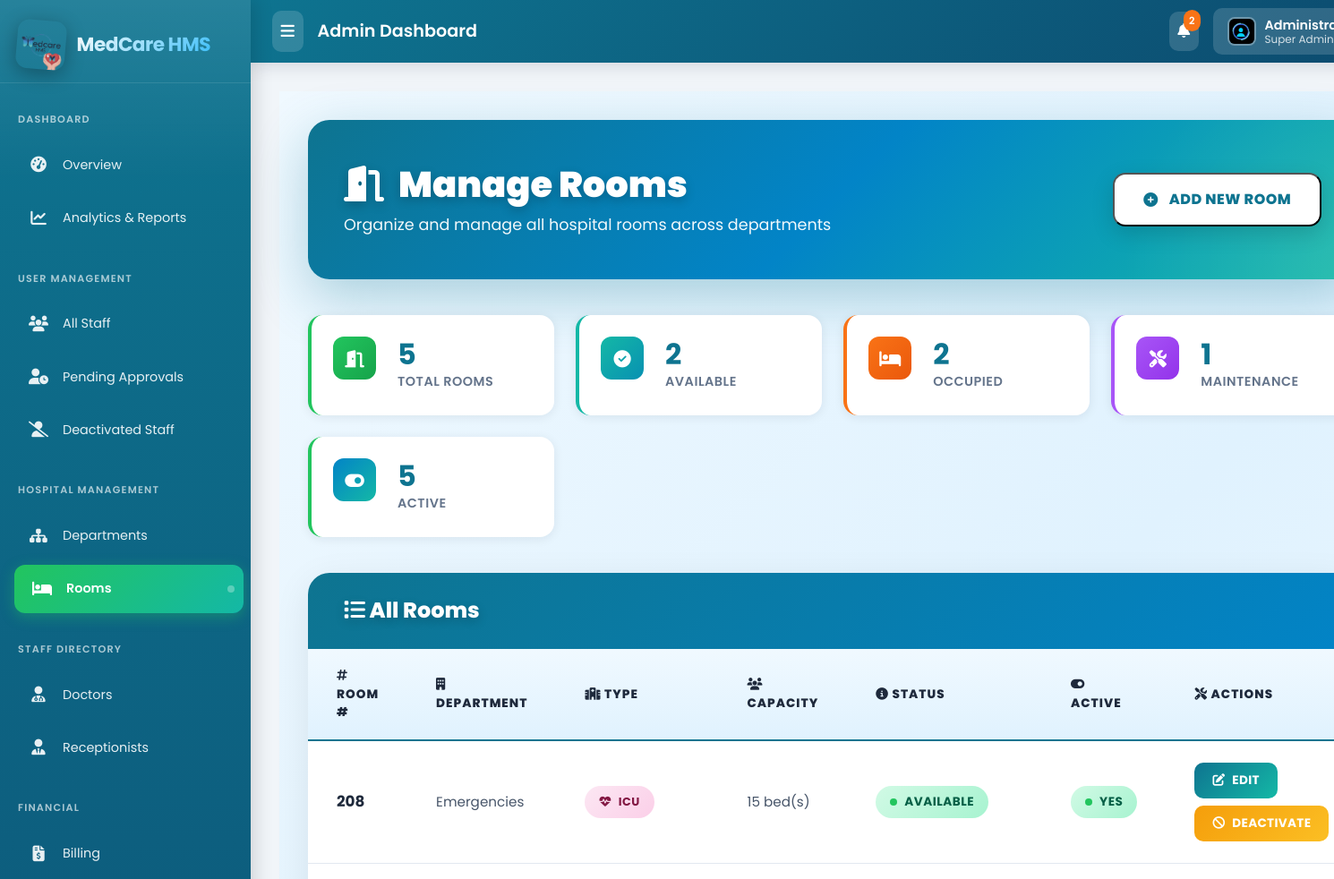
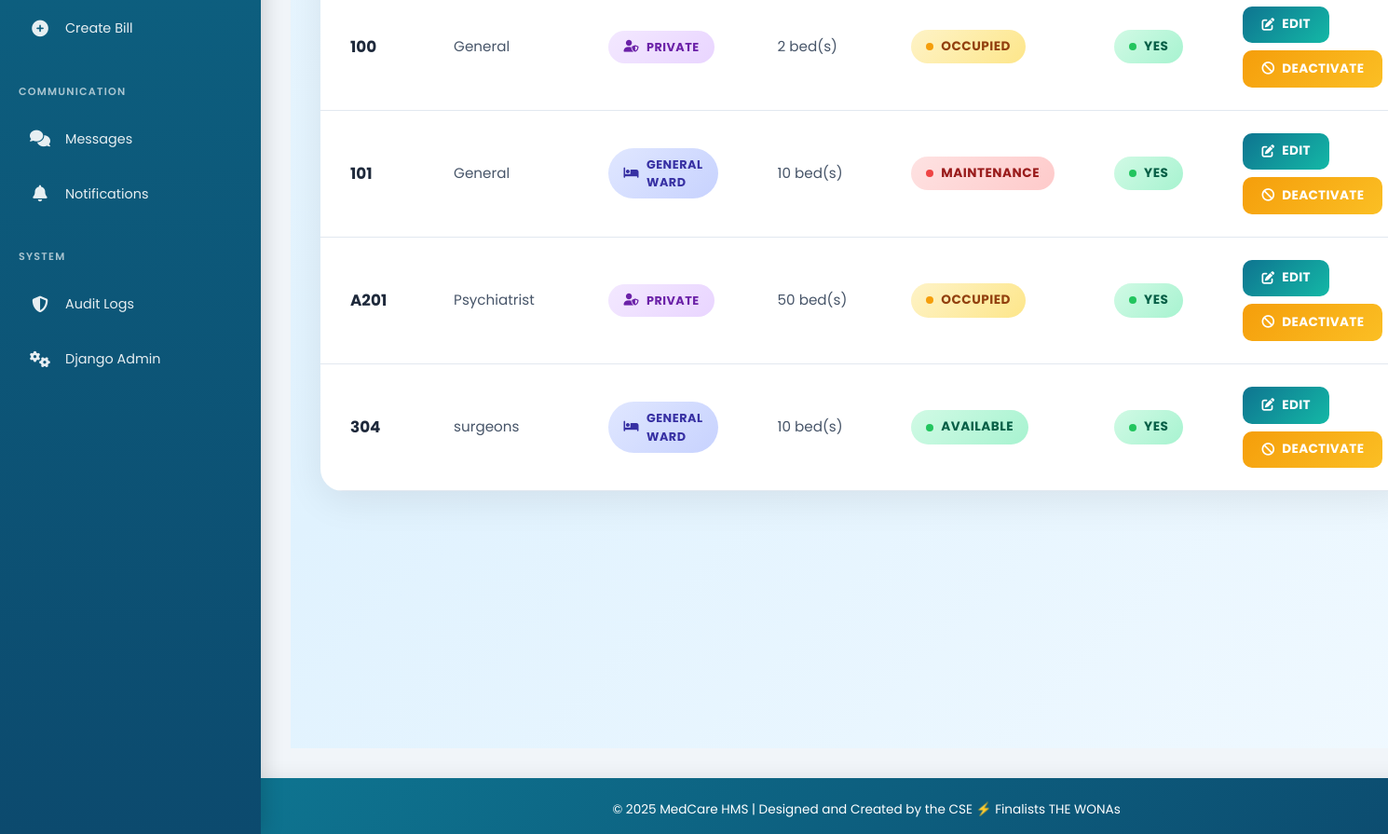
The page /management/rooms/ (signed in) on the database its author committed (2 pictures, top to bottom).
### management/models.py (models this page shows, shortened)
class Room(models.Model):
    STATUS_CHOICES = (
        ('AVAILABLE', 'Available'),
        ('OCCUPIED', 'Occupied'),
        ('MAINTENANCE', 'Under Maintenance'),
    )
    room_number = models.CharField(max_length=20)
    room_type = models.CharField(max_length=20, choices=(('GENERAL', 'General Ward'), ('ICU', 'ICU'), ('PRIVATE', 'Private Room')))
    department = models.ForeignKey(Department, on_delete=models.PROTECT)
    capacity = models.PositiveIntegerField(default=1)
    status = models.CharField(max_length=20, choices=STATUS_CHOICES, default='AVAILABLE')
    is_active = models.BooleanField(default=True) # For soft delete
    class Meta:
        unique_together = ('room_number', 'department')

class Department(models.Model):
    name = models.CharField(max_length=100, unique=True, help_text="e.g., Cardiology, Orthopedics")
    description = models.TextField(blank=True, null=True)
    is_active = models.BooleanField(default=True)

### management/views.py (the view)
# urls.py: path('rooms/', views.RoomListView.as_view(), name='room_list'),
@method_decorator(admin_required, name='dispatch')
class RoomListView(ListView):
    model = Room
    template_name = 'management/room_list.html'
    context_object_name = 'rooms'
    queryset = Room.objects.select_related('department').order_by('department__name', 'room_number')
    def get_context_data(self, **kwargs):
        context = super().get_context_data(**kwargs)
        rooms = context['rooms']
        context['total_count'] = rooms.count()
        context['available_count'] = rooms.filter(status='AVAILABLE').count()
        context['occupied_count'] = rooms.filter(status='OCCUPIED').count()
        context['maintenance_count'] = rooms.filter(status='MAINTENANCE').count()
        context['active_count'] = rooms.filter(is_active=True).count()
        context['active_departments'] = Department.objects.filter(is_active=True).order_by('name')
        return context

### templates/management/room_list.html (shortened to what this page needs)
{% extends 'base_admin.html' %}
{% load static %}
{% block content %}
<div class="room-wrapper">
    <div class="page-header">
        <div class="header-content">
            <h1>
                <span class="header-icon">
                    <i class="fas fa-door-open"></i>
                </span>
                Manage Rooms
            </h1>
            <p>Organize and manage all hospital rooms across departments</p>
        </div>
        <button type="button" class="btn-add" onclick="openRoomFormModal('create');">
            <i class="fas fa-plus-circle"></i>
            Add New Room
        </button>
    </div>
    <div class="stats-container">
        <div class="stat-card teal">
            <div class="stat-icon">
                <i class="fas fa-door-open"></i>
            </div>
            <div class="stat-details">
                <div class="stat-value">{{ total_count }}</div>
                <div class="stat-label">Total Rooms</div>
            </div>
        </div>
        <div class="stat-card green">
            <div class="stat-icon">
                <i class="fas fa-check-circle"></i>
            </div>
            <div class="stat-details">
                <div class="stat-value">{{ available_count }}</div>
                <div class="stat-label">Available</div>
            </div>
        </div>
        <div class="stat-card orange">
            <div class="stat-icon">
                <i class="fas fa-bed"></i>
            </div>
            <div class="stat-details">
                <div class="stat-value">{{ occupied_count }}</div>
                <div class="stat-label">Occupied</div>
            </div>
        </div>
        <div class="stat-card red">
            <div class="stat-icon">
                <i class="fas fa-tools"></i>
            </div>
            <div class="stat-details">
                <div class="stat-value">{{ maintenance_count }}</div>
                <div class="stat-label">Maintenance</div>
            </div>
        </div>
        <div class="stat-card purple">
            <div class="stat-icon">
                <i class="fas fa-toggle-on"></i>
            </div>
            <div class="stat-details">
                <div class="stat-value">{{ active_count }}</div>
                <div class="stat-label">Active</div>
            </div>
        </div>
    </div>
    <div class="table-container">
        <div class="table-header">
            <h4><i class="fas fa-list"></i> All Rooms</h4>
        </div>
        {% if rooms %}
            <table class="room-table">
                <thead>
                    <tr>
                        <th><i class="fas fa-hashtag"></i> Room #</th>
                        <th><i class="fas fa-building"></i> Department</th>
                        <th><i class="fas fa-hospital"></i> Type</th>
                        <th><i class="fas fa-users"></i> Capacity</th>
                        <th><i class="fas fa-info-circle"></i> Status</th>
                        <th><i class="fas fa-toggle-on"></i> Active</th>
                        <th><i class="fas fa-tools"></i> Actions</th>
                    </tr>
                </thead>
                <tbody>
                    {% for room in rooms %}
                    <tr class="{% if not room.is_active %}inactive{% endif %}">
                        <td><strong>{{ room.room_number }}</strong></td>
                        <td>{{ room.department.name }}</td>
                        <td>
                            {% if room.room_type == 'GENERAL' %}
                                <span class="room-type-badge general">
                                    <i class="fas fa-bed"></i> General Ward
                                </span>
                            {% elif room.room_type == 'ICU' %}
                                <span class="room-type-badge icu">
                                    <i class="fas fa-heartbeat"></i> ICU
                                </span>
                            {% elif room.room_type == 'PRIVATE' %}
                                <span class="room-type-badge private">
                                    <i class="fas fa-user-shield"></i> Private
                                </span>
                            {% endif %}
                        </td>
                        <td>{{ room.capacity }} bed(s)</td>
                        <td>
                            {% if room.status == 'AVAILABLE' %}
                                <span class="status-badge available">
                                    <span class="status-dot"></span>
                                    Available
                                </span>
                            {% elif room.status == 'OCCUPIED' %}
                                <span class="status-badge occupied">
                                    <span class="status-dot"></span>
                                    Occupied
                                </span>
                            {% elif room.status == 'MAINTENANCE' %}
                                <span class="status-badge maintenance">
                                    <span class="status-dot"></span>
                                    Maintenance
                                </span>
                            {% endif %}
                        </td>
                        <td>
                            {% if room.is_active %}
                                <span class="status-badge active">
                                    <span class="status-dot"></span>
                                    Yes
                                </span>
                            {% else %}
                                <span class="status-badge inactive">
                                    <span class="status-dot"></span>
                                    No
                                </span>
                            {% endif %}
                        </td>
                        <td>
                            <div class="action-buttons">
                                <button type="button"
                                        class="action-btn btn-edit"
                                        onclick="openRoomFormModal('edit', {{ room.pk }}, '{{ room.room_number|escapejs }}', '{{ room.room_type }}', {{ room.department.pk }}, {{ room.capacity }}, '{{ room.status }}')">
                                    <i class="fas fa-edit"></i>
                                    Edit
                                </button>
                                {% if room.is_active %}
                                    <button type="button"
                                            class="action-btn btn-deactivate"
                                            onclick="openToggleModal('{% url 'management:room_toggle_active' room.pk %}', '{{ room.room_number|escapejs }}', '{{ room.department.name|escapejs }}', true)">
                                        <i class="fas fa-ban"></i>
                                        Deactivate
                                    </button>
                                {% endif %}
                            </div>
                        </td>
                    </tr>
                    {% endfor %}
                </tbody>
            </table>
        {% endif %}
    </div>
</div>
{% endblock %}

### templates/base_admin.html (shortened to what this page needs)
{% load static %}
<!DOCTYPE html>
<html lang="en">
<head>
    <link href="https://cdn.jsdelivr.net/npm/bootstrap@5.3.0/dist/css/bootstrap.min.css" rel="stylesheet">
    <link rel="stylesheet" href="https://cdnjs.cloudflare.com/ajax/libs/font-awesome/6.4.0/css/all.min.css">
</head>
<body>
    <nav class="sidebar" id="adminSidebar">
        <div class="sidebar-brand">
            <img src="{% static 'images/logo.png' %}" alt="MedCare Logo">
            <span class="brand-text">MedCare HMS</span>
        </div>
        <div class="nav-section">
            <div class="nav-section-title">Dashboard</div>
            <a href="{% url 'accounts:admin_dashboard' %}" class="menu-link {% if request.resolver_match.url_name == 'admin_dashboard' %}active{% endif %}" data-tooltip="Overview">
                <span class="menu-icon"><i class="fas fa-tachometer-alt"></i></span>
                <span class="menu-text">Overview</span>
            </a>
            <a href="{% url 'reports:reports_dashboard' %}" class="menu-link {% if request.resolver_match.app_name == 'reports' %}active{% endif %}" data-tooltip="Analytics & Reports">
                <span class="menu-icon"><i class="fas fa-chart-line"></i></span>
                <span class="menu-text">Analytics & Reports</span>
            </a>
        </div>
        <div class="nav-section">
            <div class="nav-section-title">User Management</div>
            <a href="{% url 'accounts:staff_management_list' %}" class="menu-link" data-tooltip="All Staff">
                <span class="menu-icon"><i class="fas fa-users"></i></span>
                <span class="menu-text">All Staff</span>
            </a>
            <a href="{% url 'accounts:pending_staff_list' %}" class="menu-link" data-tooltip="Pending Approvals">
                <span class="menu-icon"><i class="fas fa-user-clock"></i></span>
                <span class="menu-text">Pending Approvals</span>
            </a>
            <a href="{% url 'accounts:deactivated_staff_list' %}" class="menu-link" data-tooltip="Deactivated Staff">
                <span class="menu-icon"><i class="fas fa-user-slash"></i></span>
                <span class="menu-text">Deactivated Staff</span>
            </a>
        </div>
        <div class="nav-section">
            <div class="nav-section-title">Hospital Management</div>
            <a href="{% url 'management:department_list' %}" class="menu-link" data-tooltip="Departments">
                <span class="menu-icon"><i class="fas fa-sitemap"></i></span>
                <span class="menu-text">Departments</span>
            </a>
            <a href="{% url 'management:room_list' %}" class="menu-link" data-tooltip="Rooms">
                <span class="menu-icon"><i class="fas fa-bed"></i></span>
                <span class="menu-text">Rooms</span>
            </a>
        </div>
        <div class="nav-section">
            <div class="nav-section-title">Staff Directory</div>
            <a href="{% url 'management:doctor_list' %}" class="menu-link" data-tooltip="Doctors">
                <span class="menu-icon"><i class="fas fa-user-md"></i></span>
                <span class="menu-text">Doctors</span>
            </a>
            <a href="{% url 'management:receptionist_list' %}" class="menu-link" data-tooltip="Receptionists">
                <span class="menu-icon"><i class="fas fa-user-tie"></i></span>
                <span class="menu-text">Receptionists</span>
            </a>
        </div>
        <div class="nav-section">
            <div class="nav-section-title">Financial</div>
            <a href="{% url 'billing:bill_list' %}" class="menu-link" data-tooltip="Billing">
                <span class="menu-icon"><i class="fas fa-file-invoice-dollar"></i></span>
                <span class="menu-text">Billing</span>
            </a>
            <a href="{% url 'billing:select_appointment' %}" class="menu-link" data-tooltip="Create Bill">
                <span class="menu-icon"><i class="fas fa-plus-circle"></i></span>
                <span class="menu-text">Create Bill</span>
            </a>
        </div>
        <div class="nav-section">
            <div class="nav-section-title">Communication</div>
            <a href="{% url 'chat:thread_list' %}" class="menu-link" data-tooltip="Messages">
                <span class="menu-icon"><i class="fas fa-comments"></i></span>
                <span class="menu-text">Messages</span>
            </a>
            <a href="{% url 'notifications:notification_list' %}" class="menu-link" data-tooltip="Notifications">
                <span class="menu-icon"><i class="fas fa-bell"></i></span>
                <span class="menu-text">Notifications</span>
            </a>
        </div>
        <div class="nav-section">
            <div class="nav-section-title">System</div>
            <a href="{% url 'audit:audit_feed' %}" class="menu-link {% if request.resolver_match.app_name == 'audit' %}active{% endif %}" data-tooltip="Audit Logs">
                <span class="menu-icon"><i class="fas fa-shield-halved"></i></span>
                <span class="menu-text">Audit Logs</span>
            </a>
            <a href="{% url 'admin:index' %}" class="menu-link" data-tooltip="Django Admin">
                <span class="menu-icon"><i class="fas fa-cogs"></i></span>
                <span class="menu-text">Django Admin</span>
            </a>
        </div>
    </nav>
    <div class="content-wrapper" id="adminContent">
        <div class="topbar">
            <div class="topbar-left">
                <button class="sidebar-toggle" id="sidebarToggle">
                    <i class="fas fa-bars"></i>
                </button>
                <h6 class="topbar-title mb-0">Admin Dashboard</h6>
            </div>
            <div class="topbar-right">
                <div class="notification-dropdown">
                    <button class="notification-btn" id="notificationToggle">
                        <i class="fas fa-bell"></i>
                        {% if unread_notifications_count > 0 %}
                        <span class="notification-badge" id="notificationBadge">{{ unread_notifications_count }}</span>
                        {% endif %}
                    </button>
                </div>
                <div class="user-dropdown">
                    <button class="user-toggle" id="userMenuToggle">
                        <img src="{% if user.profile.image %}{{ user.profile.image.url }}{% else %}{% static 'profile_pictures/default.jpeg' %}{% endif %}"
                             alt="User Avatar" class="user-avatar">
                        <div class="user-info">
                            <span class="user-name">{{ user.get_full_name|default:user.username }}</span>
                            <span class="user-role">{% if user.is_superuser %}Super Admin{% else %}Admin{% endif %}</span>
                        </div>
                    </button>
                </div>
            </div>
        </div>
        <div class="main-content">
            {% block content %}{% endblock %}
        </div>
        <footer>
            <p class="mb-0">© 2025 MedCare HMS | Designed and Created by the CSE ⚡ Finalists THE WONAs</p>
        </footer>
    </div>
</body>
</html>

### rows shown on the page
Room: room_number "208", department.name "Emergencies", room_type "ICU" (drawn), capacity "15", status "AVAILABLE" (drawn), is_active True (drawn)
Room: room_number "100", department.name "General", room_type "PRIVATE" (drawn), capacity "2", status "OCCUPIED" (drawn), is_active True (drawn)
Room: room_number "101", department.name "General", room_type "GENERAL" (drawn), capacity "10", status "MAINTENANCE" (drawn), is_active True (drawn)
Room: room_number "A201", department.name "Psychiatrist", room_type "PRIVATE" (drawn), capacity "50", status "OCCUPIED" (drawn), is_active True (drawn)
Room: room_number "304", department.name "surgeons", room_type "GENERAL" (drawn), capacity "10", status "AVAILABLE" (drawn), is_active True (drawn)

### other values the page prints
{{ unread_notifications_count }} "2"
{{ total_count }} "5"
{{ available_count }} "2"
{{ occupied_count }} "2"
{{ maintenance_count }} "1"
{{ active_count }} "5"
